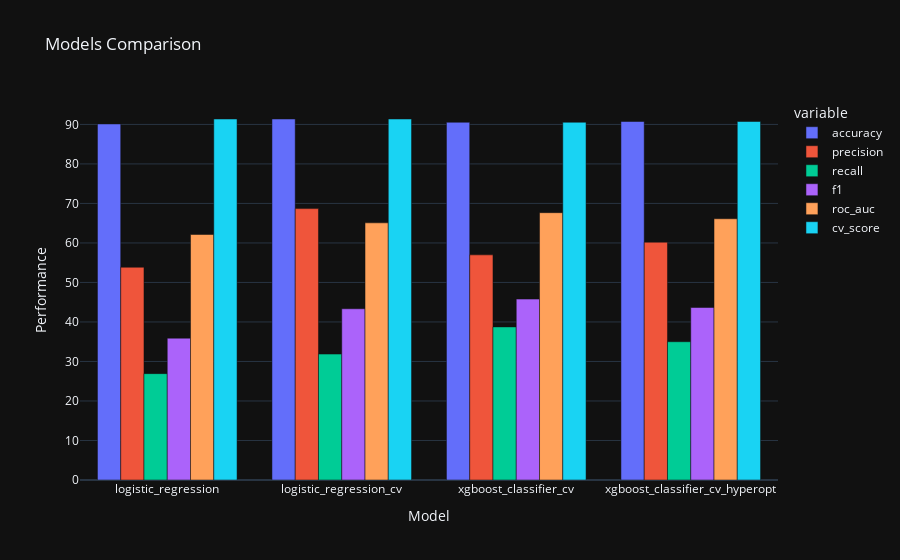

The code cell stored with this chart in its notebook:
### Markdown cell above
# Models Comparison

### Code cell
# Plot the models' performance
figure = ex.bar(performance,
                x=performance.index,
                y=performance.columns.values,
                labels={'index': 'Model', 'value': 'Performance'},
                barmode='group',
                title='Models Comparison',
                template='plotly_dark')

figure.show()

### Figure 1 — Plotly figure (JSON) as saved in the notebook; plotly's stock layout.template omitted (floating-point values rounded to 4 significant figures)
{"data": [{"alignmentgroup": "True", "hovertemplate": "variable=accuracy<br>Model=%{x}<br>Performance=%{y}<extra></extra>", "legendgroup": "accuracy", "marker": {"color": "#636efa", "pattern": {"shape": ""}}, "name": "accuracy", "offsetgroup": "accuracy", "orientation": "v", "showlegend": true, "textposition": "auto", "type": "bar", "x": ["logistic_regression", "logistic_regression_cv", "xgboost_classifier_cv", "xgboost_classifier_cv_hyperopt"], "xaxis": "x", "y": [90.12, 91.37, 90.54, 90.74], "yaxis": "y"}, {"alignmentgroup": "True", "hovertemplate": "variable=precision<br>Model=%{x}<br>Performance=%{y}<extra></extra>", "legendgroup": "precision", "marker": {"color": "#EF553B", "pattern": {"shape": ""}}, "name": "precision", "offsetgroup": "precision", "orientation": "v", "showlegend": true, "textposition": "auto", "type": "bar", "x": ["logistic_regression", "logistic_regression_cv", "xgboost_classifier_cv", "xgboost_classifier_cv_hyperopt"], "xaxis": "x", "y": [53.85, 68.69, 56.98, 60.18], "yaxis": "y"}, {"alignmentgroup": "True", "hovertemplate": "variable=recall<br>Model=%{x}<br>Performance=%{y}<extra></extra>", "legendgroup": "recall", "marker": {"color": "#00cc96", "pattern": {"shape": ""}}, "name": "recall", "offsetgroup": "recall", "orientation": "v", "showlegend": true, "textposition": "auto", "type": "bar", "x": ["logistic_regression", "logistic_regression_cv", "xgboost_classifier_cv", "xgboost_classifier_cv_hyperopt"], "xaxis": "x", "y": [26.92, 31.87, 38.75, 35], "yaxis": "y"}, {"alignmentgroup": "True", "hovertemplate": "variable=f1<br>Model=%{x}<br>Performance=%{y}<extra></extra>", "legendgroup": "f1", "marker": {"color": "#ab63fa", "pattern": {"shape": ""}}, "name": "f1", "offsetgroup": "f1", "orientation": "v", "showlegend": true, "textposition": "auto", "type": "bar", "x": ["logistic_regression", "logistic_regression_cv", "xgboost_classifier_cv", "xgboost_classifier_cv_hyperopt"], "xaxis": "x", "y": [35.9, 43.34, 45.79, 43.66], "yaxis": "y"}, {"alignmentgroup": "True", "hovertemplate": "variable=roc_auc<br>Model=%{x}<br>Performance=%{y}<extra></extra>", "legendgroup": "roc_auc", "marker": {"color": "#FFA15A", "pattern": {"shape": ""}}, "name": "roc_auc", "offsetgroup": "roc_auc", "orientation": "v", "showlegend": true, "textposition": "auto", "type": "bar", "x": ["logistic_regression", "logistic_regression_cv", "xgboost_classifier_cv", "xgboost_classifier_cv_hyperopt"], "xaxis": "x", "y": [62.14, 65.09, 67.66, 66.12], "yaxis": "y"}, {"alignmentgroup": "True", "hovertemplate": "variable=cv_score<br>Model=%{x}<br>Performance=%{y}<extra></extra>", "legendgroup": "cv_score", "marker": {"color": "#19d3f3", "pattern": {"shape": ""}}, "name": "cv_score", "offsetgroup": "cv_score", "orientation": "v", "showlegend": true, "textposition": "auto", "type": "bar", "x": ["logistic_regression", "logistic_regression_cv", "xgboost_classifier_cv", "xgboost_classifier_cv_hyperopt"], "xaxis": "x", "y": [91.37, 91.37, 90.54, 90.74], "yaxis": "y"}], "layout": {"autosize": true, "barmode": "group", "legend": {"title": {"text": "variable"}, "tracegroupgap": 0}, "title": {"text": "Models Comparison"}, "xaxis": {"anchor": "y", "autorange": true, "domain": [0, 1], "range": [-0.5, 3.5], "title": {"text": "Model"}, "type": "category"}, "yaxis": {"anchor": "x", "autorange": true, "domain": [0, 1], "range": [0, 96.18], "title": {"text": "Performance"}, "type": "linear"}}}
